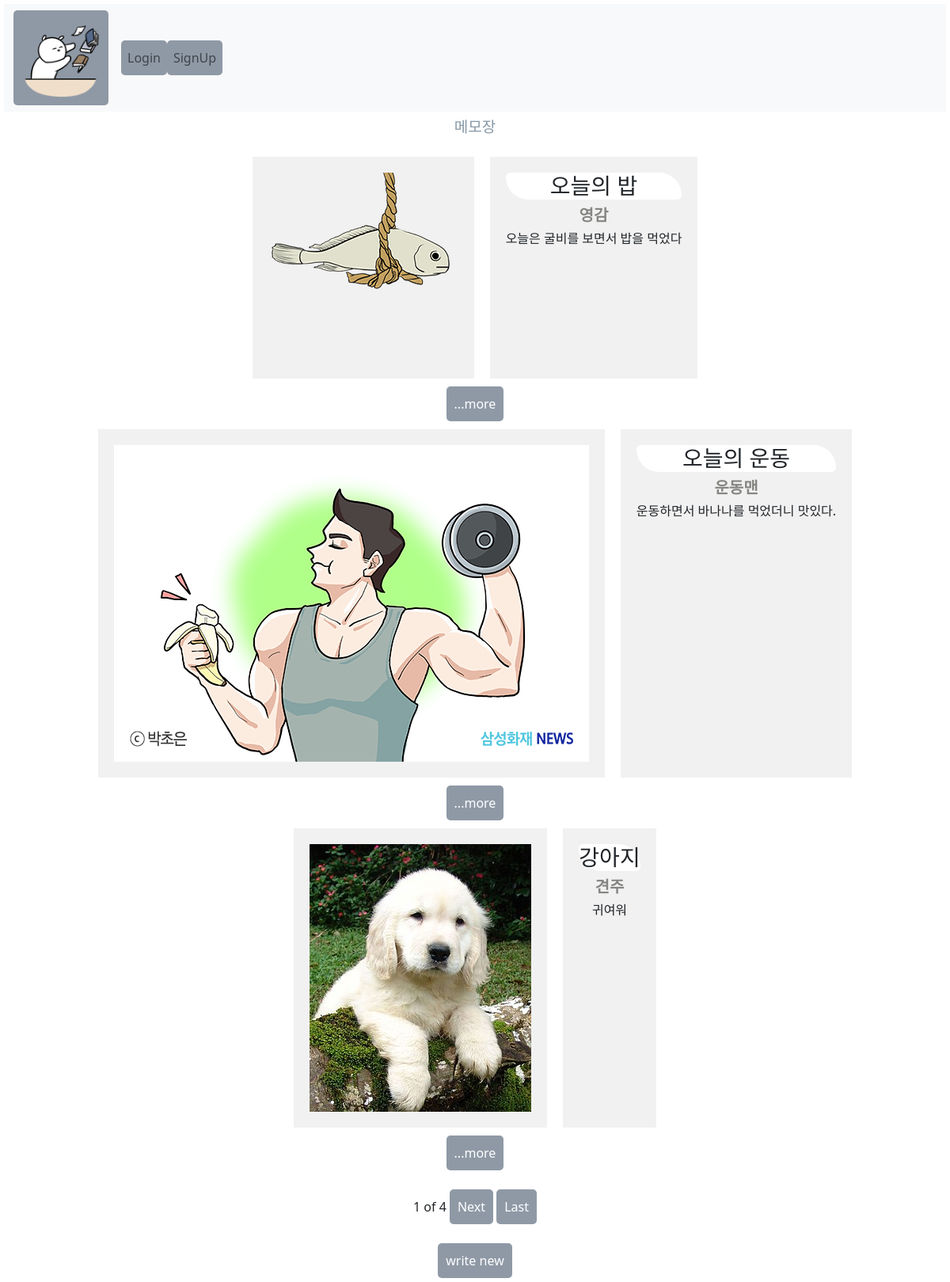
The page / on the database its author committed.
### blogapp/models.py (models this page shows, shortened)
class Blog(models.Model):
    blog_title = models.CharField(max_length=200)
    blog_writer = models.CharField(max_length=100)
    blog_date = models.DateTimeField()
    blog_body = models.TextField()
    blog_img = models.ImageField(upload_to="blog/", blank = True, null = True)
    image_thumbnail = ImageSpecField(source = 'blog_img', processors=[ResizeToFill(120,100)])
    def blog_summary(self):
        return self.blog_body[:100]

### blogapp/views.py (the view)
# urls.py: path('', bloghome, name="bloghome"),
def bloghome(request):
    blog = Blog.objects.all()
    blogList = Blog.objects.all()
    paginator = Paginator(blogList, 3)
    page = request.GET.get('page')
    posts = paginator.get_page(page) #해당페이지 번호에 해당하는 페이지가 posts에 저장
    return render(request,'bloghome.html',{'blog' : blog, 'posts' : posts})

### blogapp/templates/bloghome.html (shortened to what this page needs)
{% extends 'base.html' %}
{% block content %}
    <h1>메모장</h1>
    <div class="contain">
    {% for blog in posts %}
        <div class="flex-container">
            {%if blog.blog_img %}
            <div>
                <img src="{{blog.image_thumbnail.url}}">
            </div>
            {%endif%}
            <div>
                <h3 class="round">{{blog.blog_title}}</h3>
                <h5><b>{{blog.blog_writer}}</b></h5>
                <h6>{{blog.blog_summary}} </h6>
            </div>
        </div>
        <a href="{%url 'blogdetail' blog.id %}">...more</a>
        <br>
        </div>
    {% endfor %}
    <br>
    <span>{{posts.number}}</span>
    <span>of</span>
    <span>{{posts.paginator.num_pages}}</span>
    {% if posts.has_next %}
    <a href="?page={{posts.next_page_number}}">Next</a>
    <a href="?page={{posts.paginator.num_pages}}">Last</a>
    {% endif %}
    <br> <br>
    <div>
        <a href="{%url 'blognew'%}">write new</a>
    </div>
{% endblock %}

### blogproject/templates/base.html (shortened to what this page needs)
<!DOCTYPE html>
{% load static %}
<html lang="en">
<head>
    <link href="https://cdn.jsdelivr.net/npm/bootstrap@5.0.0/dist/css/bootstrap.min.css" rel="stylesheet">
    <link rel="stylesheet" type="text/css" href={% static 'blogStyle.css' %}/>
</head>
<body>
    <nav class="navbar navbar-expand-lg navbar-light bg-light">
        <div class="container-fluid">
          <a class="navbar-brand" href = "{%url 'bloghome'%}" >
            <img src = "{% static 'diary.png'%}" alt = "" width = "100" height = "100" >
          </a>
          <div class="collapse navbar-collapse" id="navbarSupportedContent">
            <ul class="navbar-nav me-auto mb-2 mb-lg-0">
              {% if not user.is_authenticated %}
              <li class="nav-item">
                <a class="nav-link" href = "{%url 'login' %}" >Login</a>
              </li>
              <li class="nav-item">
                <a class="nav-link" href = "{%url 'signup' %}" >SignUp</a>
              </li>
              {% endif %}
          </div>
        </div>
      </nav>
<div class= "container">
    {% block content %}
    {% endblock %}
</body>
</html>

### blogapp/static/blogStyle.css (style rules this page uses)
a:link, a:visited { background: #8F99A6; color: rgb(255, 255, 255); text-decoration: none; display: inline-block; border-radius:5px; padding: 10px; }
.round { border-radius:10px 50px 10px 50px; background-color:#ffffff; }
body { background-color:#ffffff; padding : 5px; }
h1 { padding: 0.43em 1em; font-size: 19px; border-radius: 3px; color: #8697A6; }
h3 { background-color: white; }
h5 { font-family: serif; color:#858582; }
.flex-container { display: flex; justify-content: center; }
.flex-container > div { background-color: #f1f1f1; margin: 10px; padding: 20px; font-size: 30px; }

### blogproject/templates/base.html (style rules this page uses)
body { text-align: center; }

### rows shown on the page
Blog: image_thumbnail (picture), blog_title "오늘의 밥", blog_writer "영감", blog_summary "오늘은 굴비를 보면서 밥을 먹었다"
Blog: image_thumbnail (picture), blog_title "오늘의 운동", blog_writer "운동맨", blog_summary "운동하면서 바나나를 먹었더니 맛있다."
Blog: image_thumbnail (picture), blog_title "강아지", blog_writer "견주", blog_summary "귀여워"

### other values the page prints
{{ posts.number }} "1"
{{ posts.paginator.num_pages }} "4"
